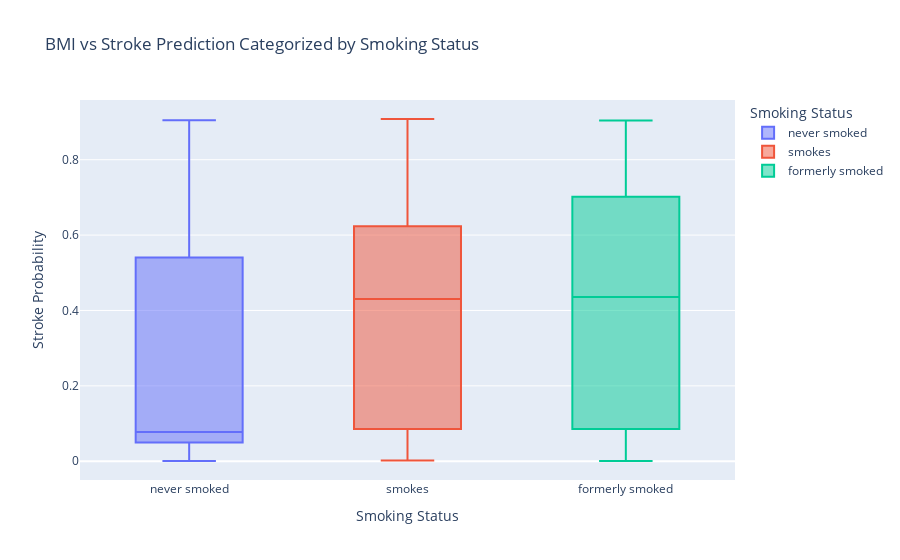

Here is the notebook cell this chart was saved with:
### Markdown cell above
- ##### **4. BMI vs Stroke Prediction (Categorized by Smoking Status)**

### Code cell
import plotly.express as px

# Combine data
bmi_stroke = pd.DataFrame({'BMI': x_test['bmi'], 'Stroke Probability': y_prob, 
                           'Smoking Status': x_test['smoking_status']})

# Plot
fig = px.box(bmi_stroke, x='Smoking Status', y='Stroke Probability', color='Smoking Status',
             title='BMI vs Stroke Prediction Categorized by Smoking Status')
fig.show()

### Figure 1 — Plotly figure (JSON) as saved in the notebook; plotly's stock layout.template omitted (floating-point values rounded to 4 significant figures; data arrays with more than 128 entries replaced by an {"elided": "..."} marker saying what was removed)
{"data": [{"alignmentgroup": "True", "hovertemplate": "Smoking Status=%{x}<br>Stroke Probability=%{y}<extra></extra>", "legendgroup": "never smoked", "marker": {"color": "#636efa"}, "name": "never smoked", "notched": false, "offsetgroup": "never smoked", "orientation": "v", "showlegend": true, "type": "box", "x": {"elided": "696 str values"}, "x0": " ", "xaxis": "x", "y": {"elided": "696 float values"}, "y0": " ", "yaxis": "y"}, {"alignmentgroup": "True", "hovertemplate": "Smoking Status=%{x}<br>Stroke Probability=%{y}<extra></extra>", "legendgroup": "smokes", "marker": {"color": "#EF553B"}, "name": "smokes", "notched": false, "offsetgroup": "smokes", "orientation": "v", "showlegend": true, "type": "box", "x": {"elided": "153 str values"}, "x0": " ", "xaxis": "x", "y": {"elided": "153 float values"}, "y0": " ", "yaxis": "y"}, {"alignmentgroup": "True", "hovertemplate": "Smoking Status=%{x}<br>Stroke Probability=%{y}<extra></extra>", "legendgroup": "formerly smoked", "marker": {"color": "#00cc96"}, "name": "formerly smoked", "notched": false, "offsetgroup": "formerly smoked", "orientation": "v", "showlegend": true, "type": "box", "x": {"elided": "173 str values"}, "x0": " ", "xaxis": "x", "y": {"elided": "173 float values"}, "y0": " ", "yaxis": "y"}], "layout": {"boxmode": "overlay", "legend": {"title": {"text": "Smoking Status"}, "tracegroupgap": 0}, "title": {"text": "BMI vs Stroke Prediction Categorized by Smoking Status"}, "xaxis": {"anchor": "y", "categoryarray": ["never smoked", "smokes", "formerly smoked"], "categoryorder": "array", "domain": [0, 1], "title": {"text": "Smoking Status"}}, "yaxis": {"anchor": "x", "domain": [0, 1], "title": {"text": "Stroke Probability"}}}}
